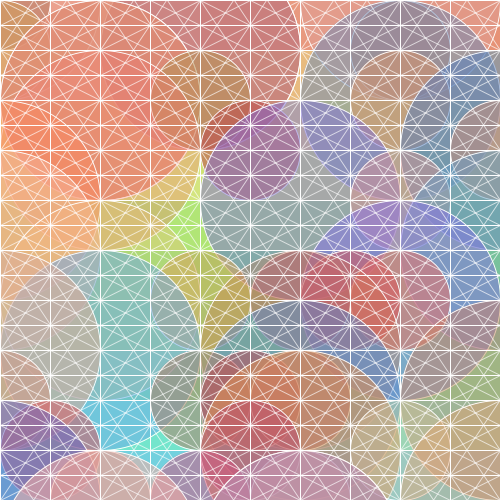
Frame 1 (no input)
Frame 60 (the mouse pressed at the canvas centre just before this capture): identical to frame 1, image omitted
Frame 120 (the mouse held since frame 60 and released just before this capture): identical to frame 1, image omitted

The Processing sketch that drew this single still picture (run headless with seeded random() and noise(); from frame 60 on, the mouse is pressed at the canvas centre):

// Processing sketch: processing_87284
// ── processing_87284.pde

void setup(){
  size(500,500);
  colorMode(HSB,360,100,100,100);
  background(0,0,100,100);
  smooth();
}
int value=1;
void draw(){
 
  if(value==1){
  
 for(int i=0;i<width;i+=100){                                 //背景
   noStroke();
   int h=15;
   int s=50;
   int b=90;
   for(int j=0;j<height;j+=50){
     fill(h,s,b,70);
     rect(i,j,i+100,j+50);
     h+=20;
   }
 }

  for(int i=0;i<width;i+=25){
    stroke(0,0,100,100);
    strokeWeight(0.9);
    
    int jMax=(int)random(1,4);                              //大圆
    for(int j=0;j<=jMax;j++){
      if(j==1||j==2){
      fill(random(0,30),random(30,70),random(80,100),random(30,60));
      ellipse(100*((int)random(7)),i*2,200,200);}
       else if(j==3){
      fill(random(330,360),random(60,80),random(70,95),50);
      ellipse(50*((int)random(10)+25),i*2,200,200);
      }
      else{
      fill(random(200,280),random(40,60),random(70,95),50);
      ellipse(100*((int)random(7)),i*2,200,200);
      }
    }
    jMax=(int)random(1,5);                                   //小圆
    for(int j=0;j<=jMax;j++){
       if(j==1||j==2){
      fill(random(0,45),random(30,60),random(70,90),random(40,60));
      ellipse(100*((int)random(8)),i*2,100,100);}
      else if(j==3||j==4){
         fill(random(330,360),random(50,70),random(70,90),random(40,60));
      ellipse(50*((int)random(8)),i*2,100,100);}
      else
      {
      fill(random(200,240),random(40,60),random(70,90),50);
      ellipse(100*((int)random(8)+25),i*2,100,100);}
      
    }
}
  stroke(0,0,100,100);
  
  for(int i=0;i<width;i+=25){                         //横竖线
  strokeWeight(1);
    line(i*2,0,i*2,height);
    line(0,i,height,i);
}
  for(int i=0;i<2*width;i+=25){                  //斜线
    strokeWeight(0.9);
    stroke(0,0,100,70);
    line(width-i*2,0,height,i);
    line(2*i-width,0,-height,i);
  }
   for(int i=0;i<4*width;i+=50){                 
    strokeWeight(0.9);
    stroke(0,0,100,70);
    line(width-2*i/3,0,height,i);
    line(2*i/3-width,0,-height,i);
  }
  }
  value=0;

}

void mouseClicked(){
  value=1;
}
